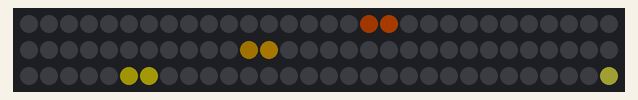
Bench run of a sketch on a simulated Arduino Uno, built with avr-gcc and run on an emulated ATmega328P. Parts: 90 RGB LEDs in strip order, left to right, continuing on the next row. Dim RGB values are drawn brighter than linear; what the sketch prints to the serial monitor is not drawn.

Above: at 1.15 s.
At 5.96 s:
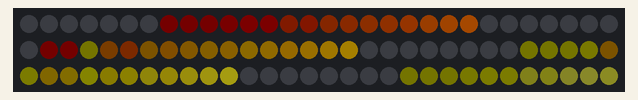
At 10.76 s:
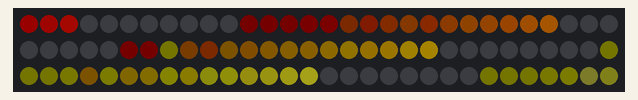
At 20.47 s:
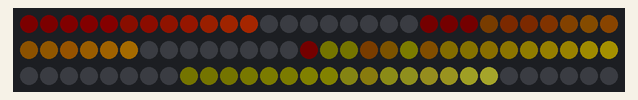
At 30.17 s:
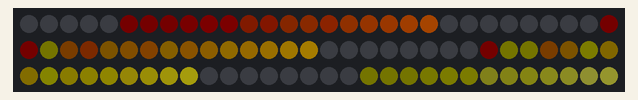
At 39.88 s:
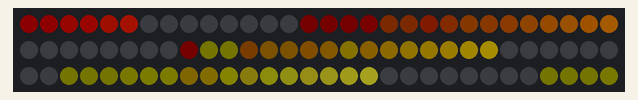

The sketch:

LedStep.ino
```cpp
#include <FastLED.h>
#include <math.h>

#define LED_PIN     7
#define NUM_LEDS    90
#define BRIGHTNESS  100
#define LED_TYPE    WS2811
#define COLOR_ORDER GRB
#define WAVE_LENGTH 24


CRGB leds[NUM_LEDS];

#define UPDATES_PER_SECOND 100

// This example shows several ways to set up and use 'palettes' of colors
// with FastLED.
//
// These compact palettes provide an easy way to re-colorize your
// animation on the fly, quickly, easily, and with low overhead.
//
// USING palettes is MUCH simpler in practice than in theory, so first just
// run this sketch, and watch the pretty lights as you then read through
// the code.  Although this sketch has eight (or more) different color schemes,
// the entire sketch compiles down to about 6.5K on AVR.
//
// FastLED provides a few pre-configured color palettes, and makes it
// extremely easy to make up your own color schemes with palettes.
//
// Some notes on the more abstract 'theory and practice' of
// FastLED compact palettes are at the bottom of this file.


void setup() {
    Serial.begin(115200);
    Serial.print("Booting...\n");
    Serial.print(LED_PIN);
    delay( 1000 ); // power-up safety delay
    FastLED.addLeds<LED_TYPE, LED_PIN, COLOR_ORDER>(leds, NUM_LEDS).setCorrection( TypicalLEDStrip );
    FastLED.setBrightness(  BRIGHTNESS );
}


void loop()
{
    int time = 0;
    double activation[NUM_LEDS] = { 0 };
    while(true){
        clear();

        animate(activation, time);

        FastLED.show();
        FastLED.delay(75);
        time += 1;
    }
}

#define INDEX(i, time) ((i*WAVE_LENGTH + time) % NUM_LEDS)

void animate(double* activation, int time) {
    for (int i = 0; i < NUM_LEDS; i += 1) {
        double ratio = ((double) i) / ((double) NUM_LEDS);

        double red = 1.0;
        double green = 1.0 - ratio*ratio;
        double blue = max(0.0, .33 - ratio);

        double a = activation[i];
        if ((i + time) % WAVE_LENGTH == 0) {
            a = 1.0;
        } else {
            a *= .8;
        }
        setLed(i, a*red, a*green, a*blue);
        activation[i] = a;
    }
}

void clear(){
    for(int i = 0; i < NUM_LEDS; i++){
        leds[i] = CRGB(0.,0.,0.);
    }
}

void setLed(int i, double r, double g, double b){
    double brightness = (double) BRIGHTNESS;
    int ir = (int) (r*brightness);
    int ig = (int) (g*brightness);
    int ib = (int) (b*brightness);
    i = NUM_LEDS - 1 - i; // The led is placed in reverse
    if(i < 0 || i >= NUM_LEDS){
        return;
    }
    leds[i] = CRGB(ir, ig, ib);

}
```
